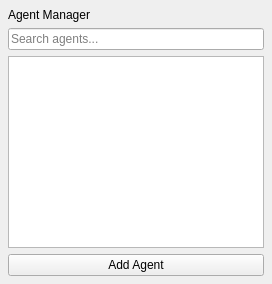
<?xml version="1.0" encoding="UTF-8"?>
<ui version="4.0">
 <class>AgentManagerPanel</class>
 <widget class="QWidget" name="agentManagerPanel">
  <layout class="QVBoxLayout" name="mainLayout">
   <property name="leftMargin"><number>8</number></property>
   <property name="topMargin"><number>8</number></property>
   <property name="rightMargin"><number>8</number></property>
   <property name="bottomMargin"><number>8</number></property>
   <property name="spacing"><number>6</number></property>
   <item>
    <widget class="QLabel" name="panelTitle">
     <property name="text"><string>Agent Manager</string></property>
    </widget>
   </item>
   <item>
    <widget class="QLineEdit" name="searchEdit">
     <property name="placeholderText"><string>Search agents...</string></property>
    </widget>
   </item>
   <item>
    <widget class="QListWidget" name="agentListWidget">
    </widget>
   </item>
   <item>
    <widget class="QPushButton" name="addAgentButton">
     <property name="text"><string>Add Agent</string></property>
    </widget>
   </item>
  </layout>
 </widget>
 <layoutdefault spacing="6" margin="11"/>
 <resources/>
 <connections/>
</ui>
